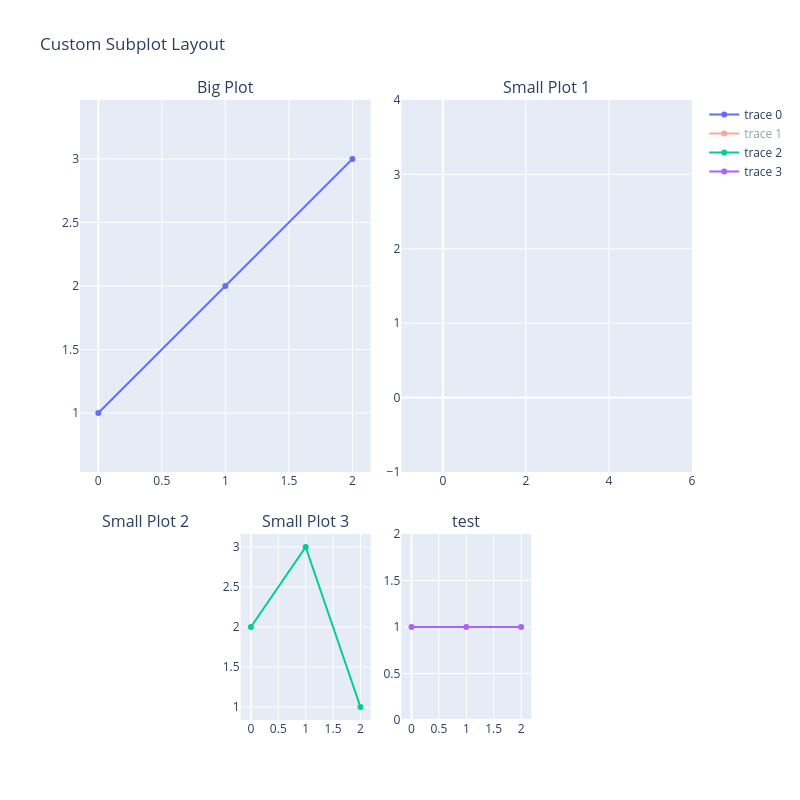

Notebook code for this chart:
### Code cell
from plotly.subplots import make_subplots
import plotly.graph_objects as go

fig = make_subplots(
    rows=2,
    cols=4,
    specs=[
        [{"colspan": 2}, None, {"colspan": 2}, None],   # First row: 1 plot spanning all 3 columns
        [{}, {}, {}, {}]                    # Second row: normal 3 plots
    ],
    vertical_spacing=0.1,
    row_heights=[1, 0.5],
    subplot_titles=("Big Plot", "Small Plot 1", "Small Plot 2", "Small Plot 3",'test')
)

# Add traces
fig.add_trace(go.Scatter(y=[1,2,3]), row=1, col=1)  # Big plot
fig.add_trace(go.Scatter(y=[3,2,1]), row=1, col=3)  # Small plot 1
fig.add_trace(go.Scatter(y=[2,3,1]), row=2, col=2)  # Small plot 2
fig.add_trace(go.Scatter(y=[1,1,1]), row=2, col=3)  # Small plot 3

### make the second subplot "legendonly"

fig.data[1].visible = 'legendonly'

fig.update_layout(height=800, width=800, title_text="Custom Subplot Layout")
fig.update_yaxes(
    scaleanchor="x",  # LOCK y-axis scale to x-axis for the first subplot
    row=1, col=1
)
fig.show()

### Figure 1 — Plotly figure (JSON) as saved in the notebook; plotly's stock layout.template omitted (floating-point values rounded to 4 significant figures)
{"data": [{"type": "scatter", "xaxis": "x", "y": [1, 2, 3], "yaxis": "y"}, {"type": "scatter", "visible": "legendonly", "xaxis": "x2", "y": [3, 2, 1], "yaxis": "y2"}, {"type": "scatter", "xaxis": "x4", "y": [2, 3, 1], "yaxis": "y4"}, {"type": "scatter", "xaxis": "x5", "y": [1, 1, 1], "yaxis": "y5"}], "layout": {"annotations": [{"font": {"size": 16}, "showarrow": false, "text": "Big Plot", "x": 0.2375, "xanchor": "center", "xref": "paper", "y": 1, "yanchor": "bottom", "yref": "paper"}, {"font": {"size": 16}, "showarrow": false, "text": "Small Plot 1", "x": 0.7625, "xanchor": "center", "xref": "paper", "y": 1, "yanchor": "bottom", "yref": "paper"}, {"font": {"size": 16}, "showarrow": false, "text": "Small Plot 2", "x": 0.1062, "xanchor": "center", "xref": "paper", "y": 0.3, "yanchor": "bottom", "yref": "paper"}, {"font": {"size": 16}, "showarrow": false, "text": "Small Plot 3", "x": 0.3688, "xanchor": "center", "xref": "paper", "y": 0.3, "yanchor": "bottom", "yref": "paper"}, {"font": {"size": 16}, "showarrow": false, "text": "test", "x": 0.6313, "xanchor": "center", "xref": "paper", "y": 0.3, "yanchor": "bottom", "yref": "paper"}], "height": 800, "title": {"text": "Custom Subplot Layout"}, "width": 800, "xaxis": {"anchor": "y", "domain": [0, 0.475]}, "xaxis2": {"anchor": "y2", "domain": [0.525, 1]}, "xaxis3": {"anchor": "y3", "domain": [0, 0.2125]}, "xaxis4": {"anchor": "y4", "domain": [0.2625, 0.475]}, "xaxis5": {"anchor": "y5", "domain": [0.525, 0.7375]}, "xaxis6": {"anchor": "y6", "domain": [0.7875, 1]}, "yaxis": {"anchor": "x", "domain": [0.4, 1], "scaleanchor": "x"}, "yaxis2": {"anchor": "x2", "domain": [0.4, 1]}, "yaxis3": {"anchor": "x3", "domain": [0, 0.3]}, "yaxis4": {"anchor": "x4", "domain": [0, 0.3]}, "yaxis5": {"anchor": "x5", "domain": [0, 0.3]}, "yaxis6": {"anchor": "x6", "domain": [0, 0.3]}}}
